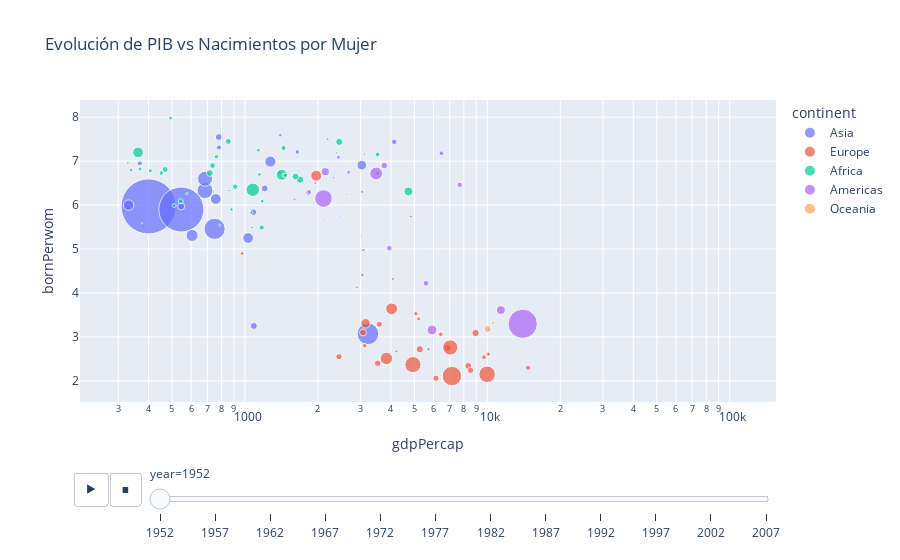

Notebook cell for this chart:
### Markdown cell above
# Pregunta  N°3

### Code cell
import plotly.express as px

fig = px.scatter(df2, 
                 x="gdpPercap", y="bornPerwom", 
                 animation_frame="year", animation_group="country",
                 size="pop", color="continent", 
                 hover_name="country", log_x=True, size_max=60,
                 title="Evolución de PIB vs Nacimientos por Mujer")
fig.show()

### Figure 1 — Plotly figure (JSON) as saved in the notebook; plotly's stock layout.template omitted (floating-point values rounded to 4 significant figures)
{"data": [{"hovertemplate": "<b>%{hovertext}</b><br><br>continent=Asia<br>year=1952<br>gdpPercap=%{x}<br>bornPerwom=%{y}<br>pop=%{marker.size}<extra></extra>", "hovertext": ["Afghanistan", "Bahrain", "Bangladesh", "Cambodia", "China", "Hong Kong", "India", "Indonesia", "Iran", "Iraq", "Israel", "Japan", "Jordan", "North Korea", "Kuwait", "Lebanon", "Malaysia", "Mongolia", "Myanmar", "Nepal", "Oman", "Pakistan", "Philippines", "Saudi Arabia", "Singapore", "South Korea", "Sri Lanka", "Syria", "Taiwan", "Thailand", "Vietnam", "Yemen"], "ids": ["Afghanistan", "Bahrain", "Bangladesh", "Cambodia", "China", "Hong Kong", "India", "Indonesia", "Iran", "Iraq", "Israel", "Japan", "Jordan", "North Korea", "Kuwait", "Lebanon", "Malaysia", "Mongolia", "Myanmar", "Nepal", "Oman", "Pakistan", "Philippines", "Saudi Arabia", "Singapore", "South Korea", "Sri Lanka", "Syria", "Taiwan", "Thailand", "Vietnam", "Yemen"], "legendgroup": "Asia", "marker": {"color": "#636efa", "size": [8425333, 120447, 46886859, 4693836, 556263528, 2125900, 372000000, 82052000, 17272000, 5441766, 1620914, 86459025, 607914, 8865488, 160000, 1439529, 6748378, 800663, 20092996, 9182536, 507833, 41346560, 22438691, 4005677, 1127000, 20947571, 7982342, 3661549, 8550362, 21289402, 26246839, 4963829], "sizemode": "area", "sizeref": 366300.0, "symbol": "circle"}, "mode": "markers", "name": "Asia", "orientation": "v", "showlegend": true, "type": "scatter", "x": [779.4, 9867.0, 684.2, 368.5, 400.4, 3054.0, 546.6, 749.7, 3035.0, 4130.0, 4087.0, 3217.0, 1547.0, 1088.0, 108400.0, 4835.0, 1831.0, 786.6, 331, 545.9, 1828.0, 684.6, 1273.0, 6460.0, 2315.0, 1031.0, 1084.0, 1643.0, 1207.0, 757.8, 605.1, 781.7], "xaxis": "x", "y": [7.55, 6.97, 6.33, 6.95, 5.97, 4.41, 5.9, 5.46, 6.91, 7.44, 4.32, 3.07, 7.39, 3.25, 7.21, 5.74, 6.29, 5.54, 6, 5.97, 7.25, 6.6, 6.99, 7.18, 6.62, 5.25, 5.84, 7.21, 6.38, 6.14, 5.31, 7.31], "yaxis": "y"}, {"hovertemplate": "<b>%{hovertext}</b><br><br>continent=Europe<br>year=1952<br>gdpPercap=%{x}<br>bornPerwom=%{y}<br>pop=%{marker.size}<extra></extra>", "hovertext": ["Albania", "Austria", "Belgium", "Bosnia and Herzegovina", "Bulgaria", "Croatia", "Czech Republic", "Denmark", "Finland", "France", "Germany", "Greece", "Hungary", "Iceland", "Ireland", "Italy", "Montenegro", "Netherlands", "Norway", "Poland", "Portugal", "Romania", "Serbia", "Slovak Republic", "Slovenia", "Spain", "Sweden", "Switzerland", "Turkey", "United Kingdom"], "ids": ["Albania", "Austria", "Belgium", "Bosnia and Herzegovina", "Bulgaria", "Croatia", "Czech Republic", "Denmark", "Finland", "France", "Germany", "Greece", "Hungary", "Iceland", "Ireland", "Italy", "Montenegro", "Netherlands", "Norway", "Poland", "Portugal", "Romania", "Serbia", "Slovak Republic", "Slovenia", "Spain", "Sweden", "Switzerland", "Turkey", "United Kingdom"], "legendgroup": "Europe", "marker": {"color": "#EF553B", "size": [1282697, 6927772, 8730405, 2791000, 7274900, 3882229, 9125183, 4334000, 4090500, 42459667, 69145952, 7733250, 9504000, 147962, 2952156, 47666000, 413834, 10381988, 3327728, 25730551, 8526050, 16630000, 6860147, 3558137, 1489518, 28549870, 7124673, 4815000, 22235677, 50430000], "sizemode": "area", "sizeref": 366300.0, "symbol": "circle"}, "mode": "markers", "name": "Europe", "orientation": "v", "showlegend": true, "type": "scatter", "x": [1601.0, 6137.0, 8343.0, 973.5, 2444.0, 3119.0, 6876.0, 9692.0, 6425.0, 7030.0, 7144.0, 3531.0, 5264.0, 7268.0, 5210.0, 4931.0, 2648.0, 8942.0, 10100.0, 4029.0, 3068.0, 3145.0, 3581.0, 5075.0, 4215.0, 3834.0, 8528.0, 14730.0, 1969.0, 9980.0], "xaxis": "x", "y": [6.13, 2.06, 2.34, 4.9, 2.55, 2.8, 2.75, 2.54, 3.06, 2.76, 2.11, 2.4, 2.72, 3.82, 3.41, 2.37, 4.24, 3.09, 2.61, 3.64, 3.1, 3.31, 3.29, 3.53, 2.67, 2.51, 2.24, 2.3, 6.67, 2.15], "yaxis": "y"}, {"hovertemplate": "<b>%{hovertext}</b><br><br>continent=Africa<br>year=1952<br>gdpPercap=%{x}<br>bornPerwom=%{y}<br>pop=%{marker.size}<extra></extra>", "hovertext": ["Algeria", "Angola", "Benin", "Botswana", "Burkina Faso", "Burundi", "Cameroon", "Central African Republic", "Chad", "Comoros", "Rep.Congo", "Cote d'Ivoire", "Djibouti", "Egypt", "Equatorial Guinea", "Eritrea", "Ethiopia", "Gabon", "Gambia", "Ghana", "Guinea", "Guinea+AC0-Bissau", "Kenya", "Lesotho", "Liberia", "Libya", "Madagascar", "Malawi", "Mali", "Mauritania", "Mauritius", "Morocco", "Mozambique", "Namibia", "Niger", "Nigeria", "Reunion", "Rwanda", "Sao Tome and Principe", "Senegal", "Sierra Leone", "Somalia", "South Africa", "Sudan", "Swaziland", "Tanzania", "Togo", "Tunisia", "Uganda", "Zambia", "Zimbabwe"], "ids": ["Algeria", "Angola", "Benin", "Botswana", "Burkina Faso", "Burundi", "Cameroon", "Central African Republic", "Chad", "Comoros", "Rep.Congo", "Cote d'Ivoire", "Djibouti", "Egypt", "Equatorial Guinea", "Eritrea", "Ethiopia", "Gabon", "Gambia", "Ghana", "Guinea", "Guinea+AC0-Bissau", "Kenya", "Lesotho", "Liberia", "Libya", "Madagascar", "Malawi", "Mali", "Mauritania", "Mauritius", "Morocco", "Mozambique", "Namibia", "Niger", "Nigeria", "Reunion", "Rwanda", "Sao Tome and Principe", "Senegal", "Sierra Leone", "Somalia", "South Africa", "Sudan", "Swaziland", "Tanzania", "Togo", "Tunisia", "Uganda", "Zambia", "Zimbabwe"], "legendgroup": "Africa", "marker": {"color": "#00cc96", "size": [9279525, 4232095, 1738315, 442308, 4469979, 2445618, 5009067, 1291695, 2682462, 153936, 854885, 2977019, 63149, 22223309, 216964, 1438760, 20860941, 420702, 284320, 5581001, 2664249, 580653, 6464046, 748747, 863308, 1019729, 4762912, 2917802, 3838168, 1022556, 516556, 9939217, 6446316, 485831, 3379468, 33119096, 257700, 2534927, 60011, 2755589, 2143249, 2526994, 14264935, 8504667, 290243, 8322925, 1219113, 3647735, 5824797, 2672000, 3080907], "sizemode": "area", "sizeref": 366300.0, "symbol": "circle"}, "mode": "markers", "name": "Africa", "orientation": "v", "showlegend": true, "type": "scatter", "x": [2449.0, 3521.0, 1063.0, 851.2, 543.3, 339.3, 1173.0, 1071.0, 1179.0, 1103.0, 2126.0, 1389.0, 2670.0, 1419.0, 375.6, 328.9, 362.1, 4293.0, 485.2, 911.3, 510.2, 299.9, 853.5, 298.8, 575.6, 2388.0, 1443.0, 369.2, 452.3, 743.1, 1968.0, 1688.0, 468.5, 2424.0, 761.9, 1077.0, 2719.0, 493.3, 879.6, 1450.0, 879.8, 1136.0, 4725.0, 1616.0, 1148.0, 716.7, 859.8, 1468.0, 734.8, 1147.0, 406.9], "xaxis": "x", "y": [7.44, 7.15, 5.83, 6.49, 6.09, 6.8, 5.49, 5.49, 6.09, 5.93, 5.68, 6.74, 6.31, 6.69, 5.59, 6.96, 7.2, 5.07, 5.27, 6.42, 5.99, 6.42, 7.45, 5.84, 6.26, 7.19, 7.3, 6.82, 6.73, 6.3, 5.9, 6.58, 6.81, 5.99, 7.1, 6.35, 6.97, 7.98, 6.2, 6.68, 5.9, 7.25, 6.31, 6.65, 6.7, 6.73, 6.33, 6.68, 6.9, 6.7, 6.78], "yaxis": "y"}, {"hovertemplate": "<b>%{hovertext}</b><br><br>continent=Americas<br>year=1952<br>gdpPercap=%{x}<br>bornPerwom=%{y}<br>pop=%{marker.size}<extra></extra>", "hovertext": ["Argentina", "Bolivia", "Brazil", "Canada", "Chile", "Colombia", "Costa Rica", "Cuba", "Dominican Republic", "Ecuador", "El Salvador", "Guatemala", "Haiti", "Honduras", "Jamaica", "Mexico", "Nicaragua", "Panama", "Paraguay", "Peru", "Puerto Rico", "Trinidad and Tobago", "United States", "Uruguay", "Venezuela"], "ids": ["Argentina", "Bolivia", "Brazil", "Canada", "Chile", "Colombia", "Costa Rica", "Cuba", "Dominican Republic", "Ecuador", "El Salvador", "Guatemala", "Haiti", "Honduras", "Jamaica", "Mexico", "Nicaragua", "Panama", "Paraguay", "Peru", "Puerto Rico", "Trinidad and Tobago", "United States", "Uruguay", "Venezuela"], "legendgroup": "Americas", "marker": {"color": "#ab63fa", "size": [17876956, 2883315, 56602560, 14785584, 6377619, 12350771, 926317, 6007797, 2491346, 3548753, 2042865, 3146381, 3201488, 1517453, 1426095, 30144317, 1165790, 940080, 1555876, 8025700, 2227000, 662850, 157553000, 2252965, 5439568], "sizemode": "area", "sizeref": 366300.0, "symbol": "circle"}, "mode": "markers", "name": "Americas", "orientation": "v", "showlegend": true, "type": "scatter", "x": [5911.0, 2677.0, 2109.0, 11370.0, 3940.0, 2144.0, 2627.0, 5587.0, 1398.0, 3522.0, 3048.0, 2428.0, 1840.0, 2195.0, 2899.0, 3478.0, 3112.0, 2480.0, 1952.0, 3759.0, 3082.0, 3023.0, 13990.0, 5717.0, 7690.0], "xaxis": "x", "y": [3.16, 6.75, 6.15, 3.61, 5.02, 6.76, 6.25, 4.22, 7.59, 6.73, 6.3, 7.09, 6.3, 7.5, 4.13, 6.72, 7.16, 5.75, 6.5, 6.9, 4.98, 5.29, 3.3, 2.72, 6.46], "yaxis": "y"}, {"hovertemplate": "<b>%{hovertext}</b><br><br>continent=Oceania<br>year=1952<br>gdpPercap=%{x}<br>bornPerwom=%{y}<br>pop=%{marker.size}<extra></extra>", "hovertext": ["Australia", "New Zealand"], "ids": ["Australia", "New Zealand"], "legendgroup": "Oceania", "marker": {"color": "#FFA15A", "size": [8691212, 1994794], "sizemode": "area", "sizeref": 366300.0, "symbol": "circle"}, "mode": "markers", "name": "Oceania", "orientation": "v", "showlegend": true, "type": "scatter", "x": [10040.0, 10560.0], "xaxis": "x", "y": [3.18, 3.32], "yaxis": "y"}], "layout": {"legend": {"itemsizing": "constant", "title": {"text": "continent"}, "tracegroupgap": 0}, "sliders": [{"active": 0, "currentvalue": {"prefix": "year="}, "len": 0.9, "pad": {"b": 10, "t": 60}, "steps": [{"args": [["1952"], {"frame": {"duration": 0, "redraw": false}, "fromcurrent": true, "mode": "immediate", "transition": {"duration": 0, "easing": "linear"}}], "label": "1952", "method": "animate"}, {"args": [["1957"], {"frame": {"duration": 0, "redraw": false}, "fromcurrent": true, "mode": "immediate", "transition": {"duration": 0, "easing": "linear"}}], "label": "1957", "method": "animate"}, {"args": [["1962"], {"frame": {"duration": 0, "redraw": false}, "fromcurrent": true, "mode": "immediate", "transition": {"duration": 0, "easing": "linear"}}], "label": "1962", "method": "animate"}, {"args": [["1967"], {"frame": {"duration": 0, "redraw": false}, "fromcurrent": true, "mode": "immediate", "transition": {"duration": 0, "easing": "linear"}}], "label": "1967", "method": "animate"}, {"args": [["1972"], {"frame": {"duration": 0, "redraw": false}, "fromcurrent": true, "mode": "immediate", "transition": {"duration": 0, "easing": "linear"}}], "label": "1972", "method": "animate"}, {"args": [["1977"], {"frame": {"duration": 0, "redraw": false}, "fromcurrent": true, "mode": "immediate", "transition": {"duration": 0, "easing": "linear"}}], "label": "1977", "method": "animate"}, {"args": [["1982"], {"frame": {"duration": 0, "redraw": false}, "fromcurrent": true, "mode": "immediate", "transition": {"duration": 0, "easing": "linear"}}], "label": "1982", "method": "animate"}, {"args": [["1987"], {"frame": {"duration": 0, "redraw": false}, "fromcurrent": true, "mode": "immediate", "transition": {"duration": 0, "easing": "linear"}}], "label": "1987", "method": "animate"}, {"args": [["1992"], {"frame": {"duration": 0, "redraw": false}, "fromcurrent": true, "mode": "immediate", "transition": {"duration": 0, "easing": "linear"}}], "label": "1992", "method": "animate"}, {"args": [["1997"], {"frame": {"duration": 0, "redraw": false}, "fromcurrent": true, "mode": "immediate", "transition": {"duration": 0, "easing": "linear"}}], "label": "1997", "method": "animate"}, {"args": [["2002"], {"frame": {"duration": 0, "redraw": false}, "fromcurrent": true, "mode": "immediate", "transition": {"duration": 0, "easing": "linear"}}], "label": "2002", "method": "animate"}, {"args": [["2007"], {"frame": {"duration": 0, "redraw": false}, "fromcurrent": true, "mode": "immediate", "transition": {"duration": 0, "easing": "linear"}}], "label": "2007", "method": "animate"}], "x": 0.1, "xanchor": "left", "y": 0, "yanchor": "top"}], "title": {"text": "Evolución de PIB vs Nacimientos por Mujer"}, "updatemenus": [{"buttons": [{"args": [null, {"frame": {"duration": 500, "redraw": false}, "fromcurrent": true, "mode": "immediate", "transition": {"duration": 500, "easing": "linear"}}], "label": "&#9654;", "method": "animate"}, {"args": [[null], {"frame": {"duration": 0, "redraw": false}, "fromcurrent": true, "mode": "immediate", "transition": {"duration": 0, "easing": "linear"}}], "label": "&#9724;", "method": "animate"}], "direction": "left", "pad": {"r": 10, "t": 70}, "showactive": false, "type": "buttons", "x": 0.1, "xanchor": "right", "y": 0, "yanchor": "top"}], "xaxis": {"anchor": "y", "domain": [0, 1], "title": {"text": "gdpPercap"}, "type": "log"}, "yaxis": {"anchor": "x", "domain": [0, 1], "title": {"text": "bornPerwom"}}}}
